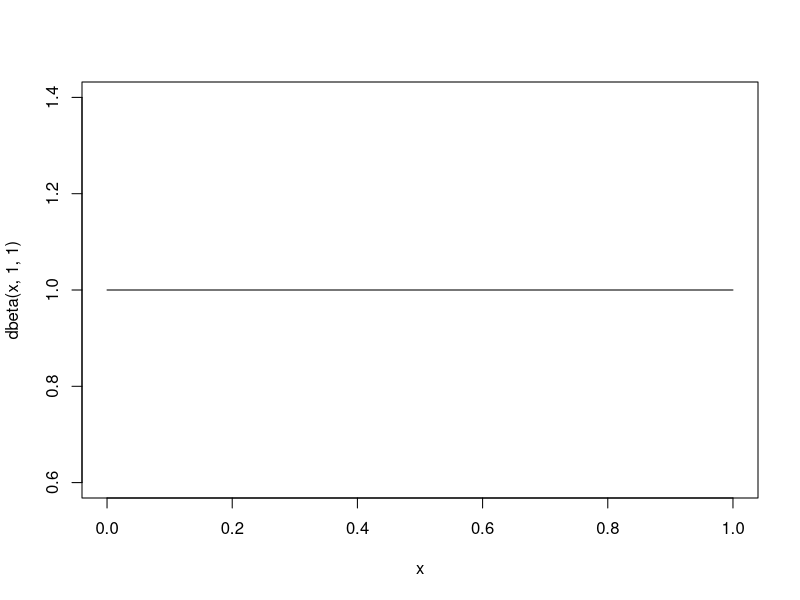
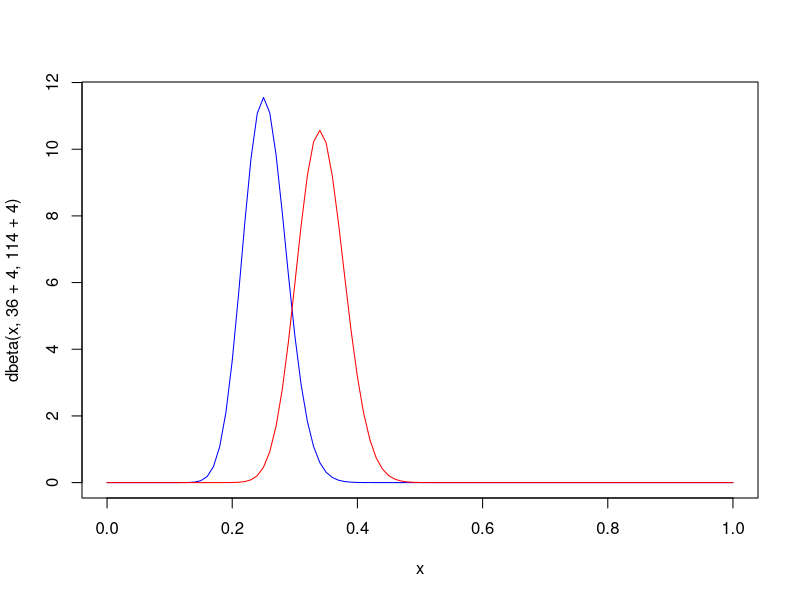
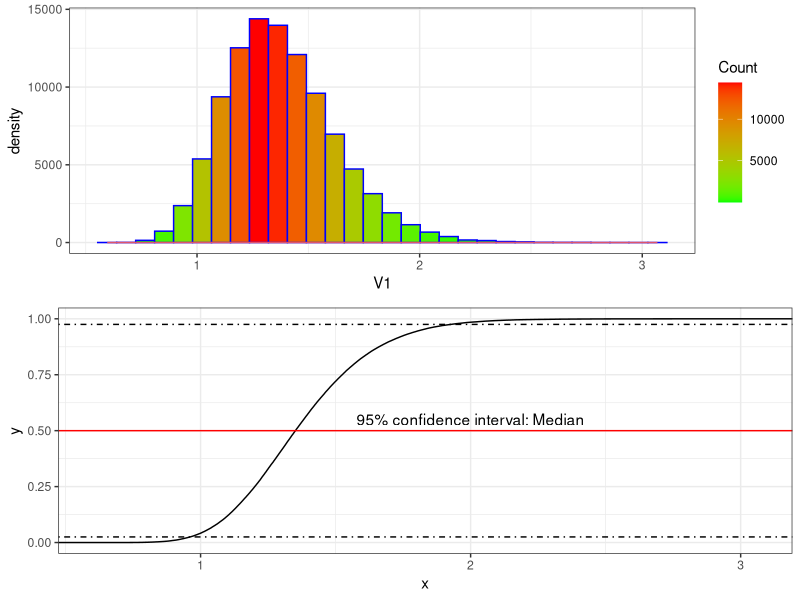

Generate these figures, in order, with R:


curve(dbeta(x, 1,1)) # these are our weak priors for the AB test.  We don't know or have any reason to believe A over B

curve(dbeta(x, 36+4, 114+4), col = "blue")
curve(dbeta(x, 50+4, 100+4), add = TRUE, col = "red")
 

n.trials <- 100000
prior.alpha <- 4
prior.beta <- 4

a.samples <- rbeta(n.trials,36+prior.alpha,114+prior.beta)
b.samples <- rbeta(n.trials,50+prior.alpha,100+prior.beta)
p.b_superior <- sum(b.samples > a.samples)/n.trials

# p.b_superior
# par(mfrow = c(2,1))
# hist(b.samples/a.samples, breaks = 40)
# lines(density(b.samples/a.samples), lwd = 2)
# plot(ecdf(b.samples/a.samples)) 

library(ggplot2)
library(grid)
library(gridExtra)

data <- as.data.frame(b.samples/a.samples)
names(data) <- "V1"

hist_plot <- ggplot(
  data = data, 
  aes(V1)
) + geom_histogram(
  col = "blue", 
  # alpha = .7, 
  aes(fill = ..count..)
  ) + 
  geom_density(
    col = 2
  ) +
  scale_fill_gradient(
    "Count", 
    low = "green", 
    high = "red"
  ) + theme_bw()

cdf_data <- data.frame(x = b.samples/a.samples)
cdf_plot <- ggplot(
  cdf_data, 
  aes(x)
) + stat_ecdf() + 
  geom_hline(yintercept = .50, col = "red") +
  geom_hline(yintercept = .975, linetype = "dotdash", col = "black") + 
  geom_hline(yintercept = .025, linetype = "dotdash", col = "black") + 
  annotate("text", x = 2.0, y =.55, label = "95% confidence interval: Median") + 
  theme_bw()
  

grid.arrange(hist_plot, cdf_plot)




#plot(ecdf(rbeta(1000, 1,1)))


